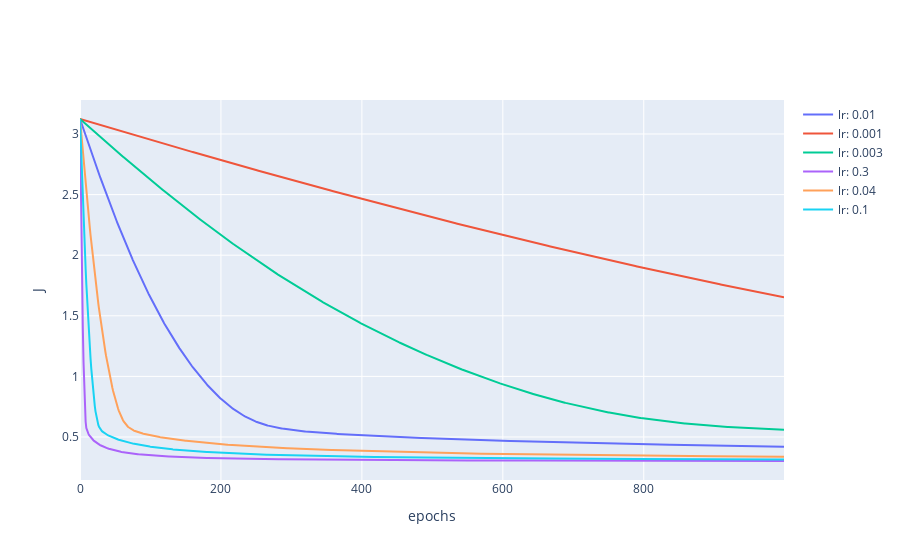

The notebook cell this image was saved under:
### Code cell
learning_rate_ = [0.01, 0.001, 0.003, 0.3, 0.04, 0.1]
J = np.zeros((1000, ))
theta_ = np.zeros_like(theta_init)
for i in learning_rate_:
    
    J_arr, theta_arr = Logistic_Regression.train(epochs= 1000, theta= theta_init, 
                                           input= X_multi_order, output= y, lr= i, plot_graph= False,
                                           color= colors, time_delay= 0.01)
    theta_ = np.hstack([theta_, theta_arr])
    J = np.vstack([J, J_arr])

fig = go.Figure()
for i in range(len(J[1:, :])):
    fig.add_trace(go.Scatter(x=np.arange(1000), y=J[(1+i), :],
                            mode= 'lines', name= f'lr: {learning_rate_[i]}'))
fig.update_xaxes(title= 'epochs')
fig.update_yaxes(title= 'J', tickangle= 0)
fig.show()

### Figure 1 — Plotly figure (JSON) as saved in the notebook; plotly's stock layout.template omitted (floating-point values rounded to 4 significant figures; data arrays with more than 128 entries replaced by an {"elided": "..."} marker saying what was removed)
{"data": [{"mode": "lines", "name": "lr: 0.01", "type": "scatter", "x": {"elided": "1000 int values"}, "y": {"elided": "1000 float values"}}, {"mode": "lines", "name": "lr: 0.001", "type": "scatter", "x": {"elided": "1000 int values"}, "y": {"elided": "1000 float values"}}, {"mode": "lines", "name": "lr: 0.003", "type": "scatter", "x": {"elided": "1000 int values"}, "y": {"elided": "1000 float values"}}, {"mode": "lines", "name": "lr: 0.3", "type": "scatter", "x": {"elided": "1000 int values"}, "y": {"elided": "1000 float values"}}, {"mode": "lines", "name": "lr: 0.04", "type": "scatter", "x": {"elided": "1000 int values"}, "y": {"elided": "1000 float values"}}, {"mode": "lines", "name": "lr: 0.1", "type": "scatter", "x": {"elided": "1000 int values"}, "y": {"elided": "1000 float values"}}], "layout": {"xaxis": {"title": {"text": "epochs"}}, "yaxis": {"tickangle": 0, "title": {"text": "J"}}}}
